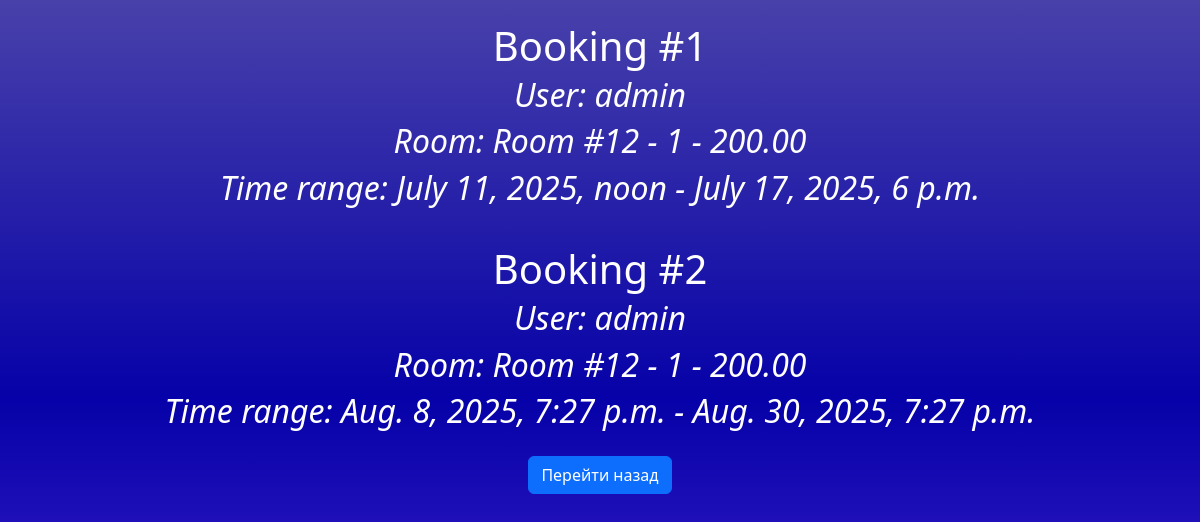
Page /booking-details/ (signed in) on the committed database.
### booking/models.py (models this page shows, shortened)
class Booking(models.Model):
    user = models.ForeignKey(settings.AUTH_USER_MODEL, on_delete=models.CASCADE, related_name="bookings", null=True)
    room =  models.ForeignKey(Room, on_delete=models.CASCADE, related_name="bookings", null=True)
    start_time = models.DateTimeField(null=True)
    end_time = models.DateTimeField(null=True)
    creation_time = models.DateTimeField(auto_now_add=True, null=True)
    class Meta:
        verbose_name = "Booking"
        verbose_name_plural = "Bookings"
        ordering = ["start_time"]

class Room(models.Model):
    number = models.IntegerField()
    capacity = models.IntegerField()
    location = models.TextField()
    price = models.DecimalField(max_digits=10, decimal_places=2, default=0)
    def __str__(self):
        return f"Room #{self.number} - {self.capacity} - {self.price}"
    class Meta:
        verbose_name = "Room"
        verbose_name_plural = "Rooms"
        ordering = ["number"]

### author_system/models.py (models this page shows, shortened)
class CustomUser(AbstractUser):
    phone_number = models.CharField(max_length=20, blank=True, null=True)

### booking/views.py (the view)
# urls.py: path("booking-details/", views.booking_details, name="booking-details"),
def booking_details(request):
    try:
        booking = Booking.objects.filter(user = request.user.id)
        context = {
            "bookings": booking
        }
        return render(request, template_name="booking_details.html", context=context)
    except Booking.DoesNotExist:
        return HttpResponse(
            "This booking doens't exist",
            status=404
        )

### hotel_system/templates/booking_details.html (shortened to what this page needs)
{% extends "layout_room_info.html"%}
{% load static %}
{% block content %}
        {% for booking in bookings%}
                    <p class="accordion-button collapsed" type="button" data-bs-toggle="collapse" data-bs-target="#collapse{{ forloop.counter }}" aria-expanded="false" aria-controls="collapse{{ forloop.counter }}"></button>
                        <div class="w-100 text-center  fs-1">Booking #{{ booking.id }}
                            <h2>User: {{booking.user.username}}</h2>
                            <h2>Room: {{booking.room}}</h2>
                            <h2>Time range: {{booking.start_time}} - {{booking.end_time}}</h2>
                        </div>
                    </p>
        {% endfor %}
        <div class="text-center" >
            <a href="{% url 'booking' %}" class="btn btn-primary text-center">Перейти назад</a>
        </div>
{% endblock%}

### hotel_system/static/styles.css (style rules this page uses)
body { font-family:'Franklin Gothic Medium', 'Arial Narrow', Arial, sans-serif; color: #686c69; }
a { font-size: 25px; color: #3a3b3a; margin: 10px; padding: 50px; }
h2 { text-align: center; font-style: italic; }

### hotel_system/templates/layout_room_info.html (style rules this page uses)
body { background: linear-gradient(to bottom, #4841aa, #0601a8, #5731df); min-height: 100vh; color: white; }

### rows in the picture
Booking: id "1", user.username "admin", room "Room #12 - 1 - 200.00", start_time "July 11, 2025, noon", end_time "July 17, 2025, 6 p.m."
Booking: id "2", user.username "admin", room "Room #12 - 1 - 200.00", start_time "Aug. 8, 2025, 7:27 p.m.", end_time "Aug. 30, 2025, 7:27 p.m."
